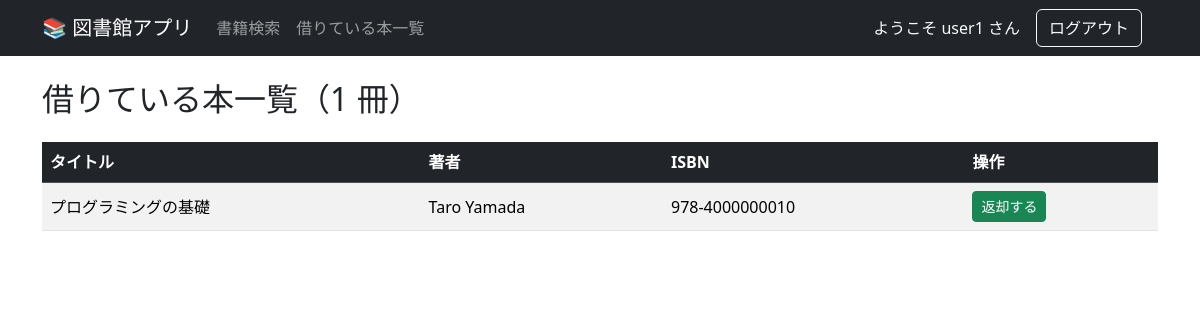
The page /borrowed_books (signed in) on the database its author committed.
### library/models.py (models this page shows, shortened)
class User(db.Model):
    __tablename__ = "users"  # 慣習：クラス名を lowercase 化、複数化
    id = db.Column(db.Integer, primary_key=True)
    username = db.Column(db.String(80), unique=True, nullable=False)
    password_hash = db.Column(db.String(128), nullable=False)
    loans = db.relationship("Loan", back_populates="user")

class Loan(db.Model):
    __tablename__ = "loans"
    id = db.Column(db.Integer, primary_key=True)
    book_id = db.Column(db.Integer, db.ForeignKey("books.id"), nullable=False)
    user_id = db.Column(db.Integer, db.ForeignKey("users.id"), nullable=False)
    borrowed_at = db.Column(db.DateTime, nullable=False, default=db.func.now())
    returned_at = db.Column(db.DateTime, nullable=True)
    user = db.relationship("User", back_populates="loans")
    book = db.relationship("Book", back_populates="loans")

class Book(db.Model):
    __tablename__ = "books"
    id = db.Column(db.Integer, primary_key=True)
    title = db.Column(db.String(80), nullable=False)
    author = db.Column(db.String(80), nullable=False)
    isbn = db.Column(db.String(20), unique=True)
    loans = db.relationship("Loan", back_populates="book", lazy="dynamic")

### library/app.py (the view)
@app.route("/borrowed_books")
def borrowed_books():
    user_id = session.get("user_id")
    if not user_id:
        return redirect(url_for("index"))
    current_user = User.query.get(user_id)
    borrowed = Loan.query.filter_by(user=current_user, returned_at=None).all()
    return render_template('borrowed_books.html', borrowed=borrowed, user=current_user.username)

### library/templates/borrowed_books.html
{% from 'bootstrap5/form.html' import render_form %}
{% extends "base.html" %}
{% block content %}
<div class="container mt-4">
    <h2 class="mb-4">借りている本一覧（{{ borrowed|length }} 冊）</h2>
    {% if borrowed %}
    <div class="table-responsive">
        <table class="table table-striped table-hover align-middle">
            <thead class="table-dark">
                <th>タイトル</th>
                <th>著者</th>
                <th>ISBN</th>
                <th>操作</th>
            </thead>
            {% for loan in borrowed %}
            <tbody>
                <td>{{ loan.book.title }}</td>
                <td>{{ loan.book.author }}</td>
                <td>{{ loan.book.isbn }}</td>
                <td>
                    <form method="POST" action="{{ url_for('return_book', loan_id=loan.id) }}">
                        <button class="btn btn-sm btn-success">
                            返却する
                        </button>
                    </form>
                </td>
            </tbody>
            {% endfor %}
        </table>
    </div>
    {% else %}
    <div class="alert alert-info">
        現在借りている書籍はありません。<a href="{{ url_for('search') }}" class="alert-link">書籍検索はこちらから</a>
    </div>
    {% endif %}
</div>
{% endblock %}

### library/templates/base.html (shortened to what this page needs)
{% from 'bootstrap5/utils.html' import render_messages %}
<!DOCTYPE html>
<html lang="ja">
<head>
    <link rel="stylesheet" href="https://cdn.jsdelivr.net/npm/bootstrap@5.3.5/dist/css/bootstrap.min.css"
>
</head>
<body>
    <nav class="navbar navbar-expand-lg navbar-dark bg-dark">
        <div class="container">
            <a class="navbar-brand" href="/">📚 図書館アプリ</a>
            <div class="navbar-collapse collapse" id="navbarNav">
                <ul class="navbar-nav me-auto">
                    <li class="nav-item">
                        <a class="nav-link" href="{{ url_for('search') }}">書籍検索</a>
                    </li>
                    <li class="nav-item">
                        <a class="nav-link" href="{{ url_for('borrowed_books') }}">借りている本一覧</a>
                    </li>
                </ul>
                <ul class="navbar-nav me-3 gap-3 align-items-center">
                    <li class="nav-item d-flex align-items-center"><span class="navbar-text text-light">ようこそ {{ user }} さん</span></li>
                    <li class="nav-item"><form action="{{ url_for('logout') }}" method="POST"><button type="submit" class="btn btn-outline-light">ログアウト</button></form></li>
                </ul>
            </div>
        </div>
    </nav>
    {% block content %}{% endblock %}
</body>
</html>

### rows shown on the page
User: username "user1"
Loan: book "プログラミングの基礎", book.author "Taro Yamada", book.isbn "978-4000000010"

### other values the page prints
{{ borrowed|length }} "1"
